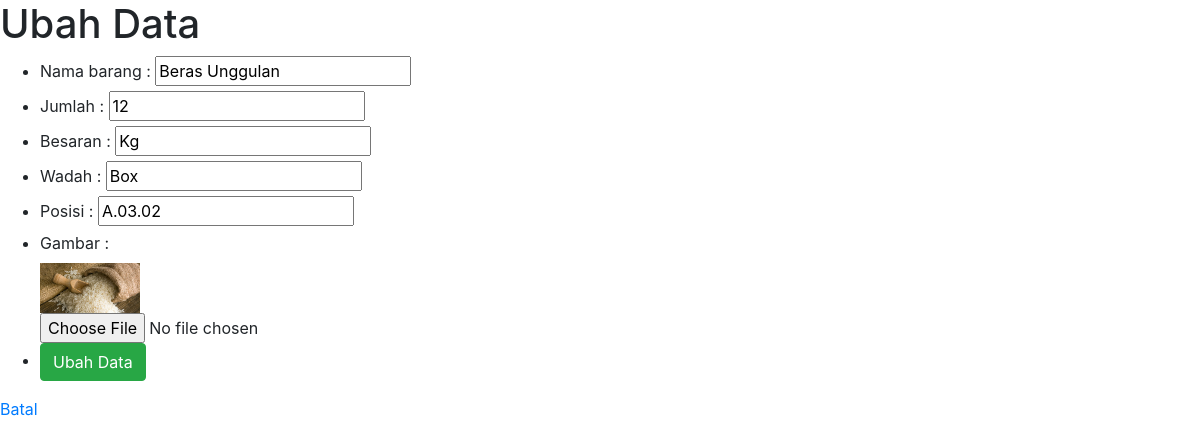
Page /ubah.php?id=1 on the committed database.
### tables this page shows
CREATE TABLE `gudang` (
  `id` int(11) NOT NULL,
  `gambar` varchar(64) NOT NULL,
  `namabarang` varchar(128) NOT NULL,
  `jumlah` int(11) NOT NULL,
  `besaran` char(16) NOT NULL,
  `wadah` varchar(32) NOT NULL,
  `posisi` varchar(16) NOT NULL
);

### functions.php (called while the page is built, shortened)
<?php
$conn = mysqli_connect("localhost", "root", "", "phpdasar");
function query($query)
{
    global $conn;
    $result = mysqli_query($conn, $query);
    $rows = [];
    while ($row = mysqli_fetch_assoc($result)) {
        $rows[] = $row;
    }
    return $rows;
}

### ubah.php (the view, shortened to what this page needs)
<?php
require 'functions.php';
$id = $_GET["id"];
$gdg = query("SELECT * FROM gudang WHERE id = $id")[0];
?>
<!DOCTYPE html>
<html lang="en">
<head>
    <link rel="stylesheet" href="css/bootstrap.css">
</head>
<body>
    <h1>Ubah Data</h1>
    <form action="" method="post" enctype="multipart/form-data">
        <ul>
            <li>
                <label for="namabarang">Nama barang :</label>
                <input type="text" name="namabarang" id="namabarang" required value="<?= $gdg["namabarang"]; ?>">
            </li>
            <li>
                <label for="jumlah">Jumlah :</label>
                <input type="text" name="jumlah" id="jumlah" value="<?= $gdg["jumlah"]; ?>">
            </li>
            <li>
                <label for=" besaran">Besaran :</label>
                <input type="text" name="besaran" id="besaran" value="<?= $gdg["besaran"]; ?>">
            </li>
            <li>
                <label for=" wadah">Wadah :</label>
                <input type="text" name="wadah" id="wadah" value="<?= $gdg["wadah"]; ?>">
            </li>
            <li>
                <label for=" posisi">Posisi :</label>
                <input type="text" name="posisi" id="posisi" value="<?= $gdg["posisi"]; ?>">
            </li>
            <li>
                <label for=" gambar">Gambar :</label> <br>
                <img src="img/<?= $gdg["gambar"]; ?>" alt="" width="100"> <br>
                <input type="file" name="gambar" id="gambar">
            </li>
            <li>
                <button type=" submit" name="submit" class="btn btn-success">Ubah Data</button>
            </li>
        </ul>
        <a href="index.php">Batal</a>
    </form>
</body>
</html>

### rows in the picture
gudang: namabarang "Beras Unggulan", jumlah "12", besaran "Kg", wadah "Box", posisi "A.03.02", gambar (picture)
